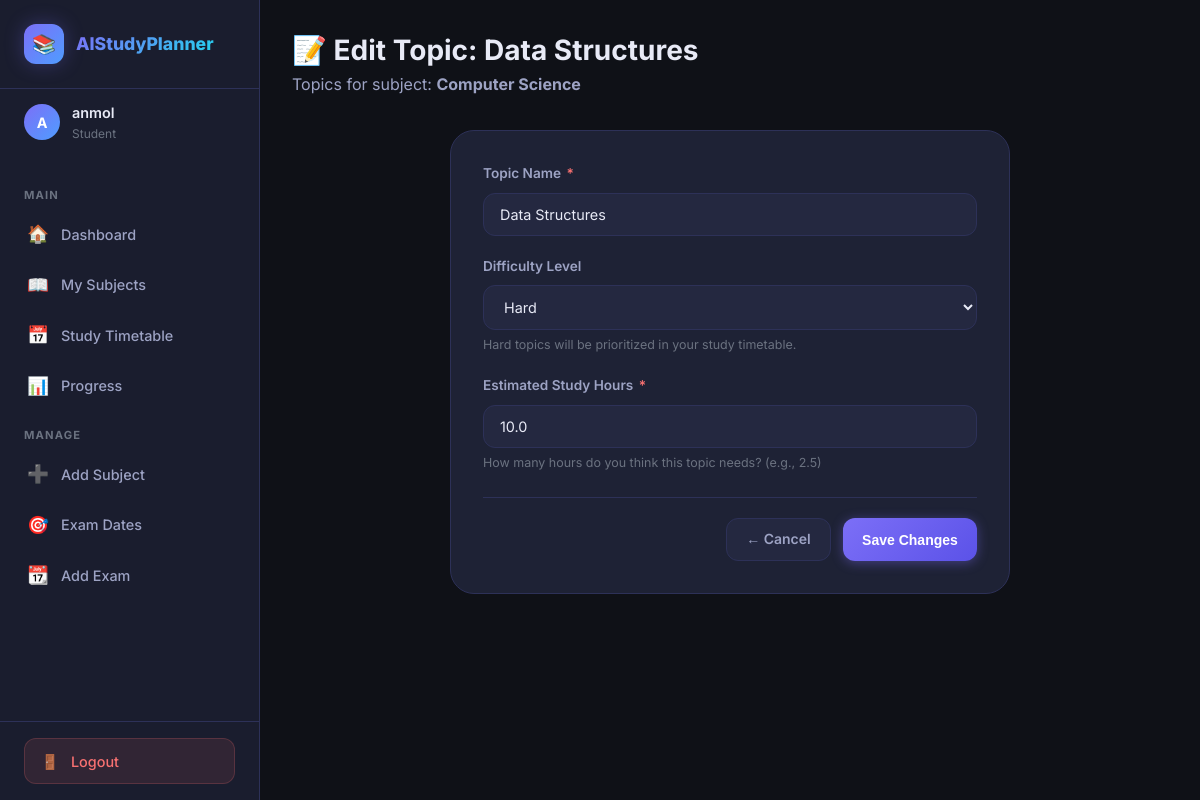
The app's page /topics/1/edit/ (signed in) with its own data.
### planner/models.py (models this page shows, shortened)
class Subject(models.Model):
    user = models.ForeignKey(User, on_delete=models.CASCADE, related_name='subjects')
    name = models.CharField(max_length=100)
    description = models.TextField(blank=True, null=True)
    created_at = models.DateTimeField(auto_now_add=True)
    class Meta:
        ordering = ['name']  # Sort alphabetically

class Topic(models.Model):
    DIFFICULTY_CHOICES = [
        ('easy', 'Easy'),
        ('medium', 'Medium'),
        ('hard', 'Hard'),
    ]
    subject = models.ForeignKey(Subject, on_delete=models.CASCADE, related_name='topics')
    name = models.CharField(max_length=200)
    difficulty = models.CharField(
        max_length=10,
        choices=DIFFICULTY_CHOICES,
        default='medium'
    )
    estimated_hours = models.DecimalField(
        max_digits=4,
        decimal_places=1,
        default=1.0
    )
    is_completed = models.BooleanField(default=False)
    completed_at = models.DateTimeField(blank=True, null=True)
    created_at = models.DateTimeField(auto_now_add=True)
    class Meta:
        ordering = ['is_completed', 'difficulty']

### planner/views.py (the view)
# urls.py: path('topics/<int:pk>/edit/',                    views.topic_edit_view,   name='topic_edit'),
@login_required
def topic_edit_view(request, pk):
    topic = get_object_or_404(Topic, pk=pk, subject__user=request.user)
    if request.method == 'POST':
        form = TopicForm(request.POST, instance=topic)
        if form.is_valid():
            form.save()
            messages.success(request, f"Topic '{topic.name}' updated!")
            return redirect('topic_list', subject_pk=topic.subject.pk)
    else:
        form = TopicForm(instance=topic)
    return render(request, 'planner/topic_form.html', {
        'form': form,
        'subject': topic.subject,
        'title': f'Edit Topic: {topic.name}',
        'button_text': 'Save Changes',
    })

### planner/forms.py
class TopicForm(forms.ModelForm):
    class Meta:
        model = Topic
        fields = ['name', 'difficulty', 'estimated_hours']
        widgets = {
            'name': forms.TextInput(attrs={
                'placeholder': 'e.g., Neural Networks',
                'autofocus': True,
            }),
            'difficulty': forms.Select(attrs={
                'class': 'form-select',
            }),
            'estimated_hours': forms.NumberInput(attrs={
                'placeholder': '2.0',
                'min': '0.5',
                'max': '20',
                'step': '0.5',
            }),
        }
        labels = {
            'name': 'Topic Name',
            'difficulty': 'Difficulty Level',
            'estimated_hours': 'Estimated Study Hours',
        }

### templates/planner/topic_form.html (shortened to what this page needs)
{% extends "base_dashboard.html" %}
{% block content %}
<div class="page-header">
    <h1>📝 {{ title }}</h1>
    <p>Topics for subject: <strong>{{ subject.name }}</strong></p>
</div>
<div class="form-card animate-slide-up">
    <form method="post" id="topic-form" novalidate>
        <div class="form-group">
            <label for="{{ form.name.id_for_label }}" class="form-label">
                Topic Name <span class="required">*</span>
            </label>
            {{ form.name }}
        </div>
        <div class="form-group">
            <label for="{{ form.difficulty.id_for_label }}" class="form-label">
                Difficulty Level
            </label>
            {{ form.difficulty }}
            <p style="font-size:0.78rem; color:var(--text-muted); margin-top:0.3rem;">
                Hard topics will be prioritized in your study timetable.
            </p>
        </div>
        <div class="form-group">
            <label for="{{ form.estimated_hours.id_for_label }}" class="form-label">
                Estimated Study Hours <span class="required">*</span>
            </label>
            {{ form.estimated_hours }}
            <p style="font-size:0.78rem; color:var(--text-muted); margin-top:0.3rem;">
                How many hours do you think this topic needs? (e.g., 2.5)
            </p>
        </div>
        <div class="form-actions">
            <a href="{% url 'topic_list' subject.pk %}" class="btn btn-secondary">← Cancel</a>
            <button type="submit" class="btn btn-primary" id="btn-submit-topic">
                {{ button_text }}
            </button>
        </div>
    </form>
</div>
{% endblock %}

### templates/base_dashboard.html (shortened to what this page needs)
{% load static %}
<!DOCTYPE html>
<html lang="en">
<head>
    <link rel="stylesheet" href="{% static 'css/style.css' %}">
</head>
<body>
    <div class="app-layout">
        <aside class="sidebar" role="navigation" aria-label="Main navigation">
            <div class="sidebar-brand">
                <div class="brand-logo">
                    <div class="brand-icon">📚</div>
                    <span class="brand-text">AIStudyPlanner</span>
                </div>
            </div>
            <div class="sidebar-user">
                <div class="user-avatar" aria-hidden="true">
                    {{ request.user.username|slice:":1"|upper }}
                </div>
                <div class="user-info">
                    <div class="user-name">{{ request.user.username }}</div>
                    <div class="user-label">Student</div>
                </div>
            </div>
            <nav class="sidebar-nav">
                <div class="nav-section-label">Main</div>
                <a href="{% url 'dashboard' %}" class="nav-item" id="nav-dashboard">
                    <span class="nav-icon">🏠</span>
                    Dashboard
                </a>
                <a href="{% url 'subject_list' %}" class="nav-item" id="nav-subjects">
                    <span class="nav-icon">📖</span>
                    My Subjects
                </a>
                <a href="{% url 'timetable' %}" class="nav-item" id="nav-timetable">
                    <span class="nav-icon">📅</span>
                    Study Timetable
                </a>
                <a href="{% url 'progress' %}" class="nav-item" id="nav-progress">
                    <span class="nav-icon">📊</span>
                    Progress
                </a>
                <div class="nav-section-label">Manage</div>
                <a href="{% url 'subject_add' %}" class="nav-item" id="nav-add-subject">
                    <span class="nav-icon">➕</span>
                    Add Subject
                </a>
                <a href="{% url 'exam_list' %}" class="nav-item" id="nav-exams">
                    <span class="nav-icon">🎯</span>
                    Exam Dates
                </a>
                <a href="{% url 'exam_add' %}" class="nav-item" id="nav-add-exam">
                    <span class="nav-icon">📆</span>
                    Add Exam
                </a>
            </nav>
            <div class="sidebar-footer">
                <a href="{% url 'logout' %}" class="logout-btn" id="btn-logout">
                    <span>🚪</span>
                    Logout
                </a>
            </div>
        </aside>
        <main class="main-content" role="main">
            {% block content %}{% endblock %}
        </main>
    </div>
</body>
</html>

### records on screen
Subject: name "Computer Science"
Topic: name "Data Structures", difficulty "Hard", estimated_hours "10.0"

### other values on screen
{{ request.user.username|slice:":1"|upper }} "A"
{{ request.user.username }} "anmol"
{{ title }} "Edit Topic: Data Structures"
{{ button_text }} "Save Changes"
